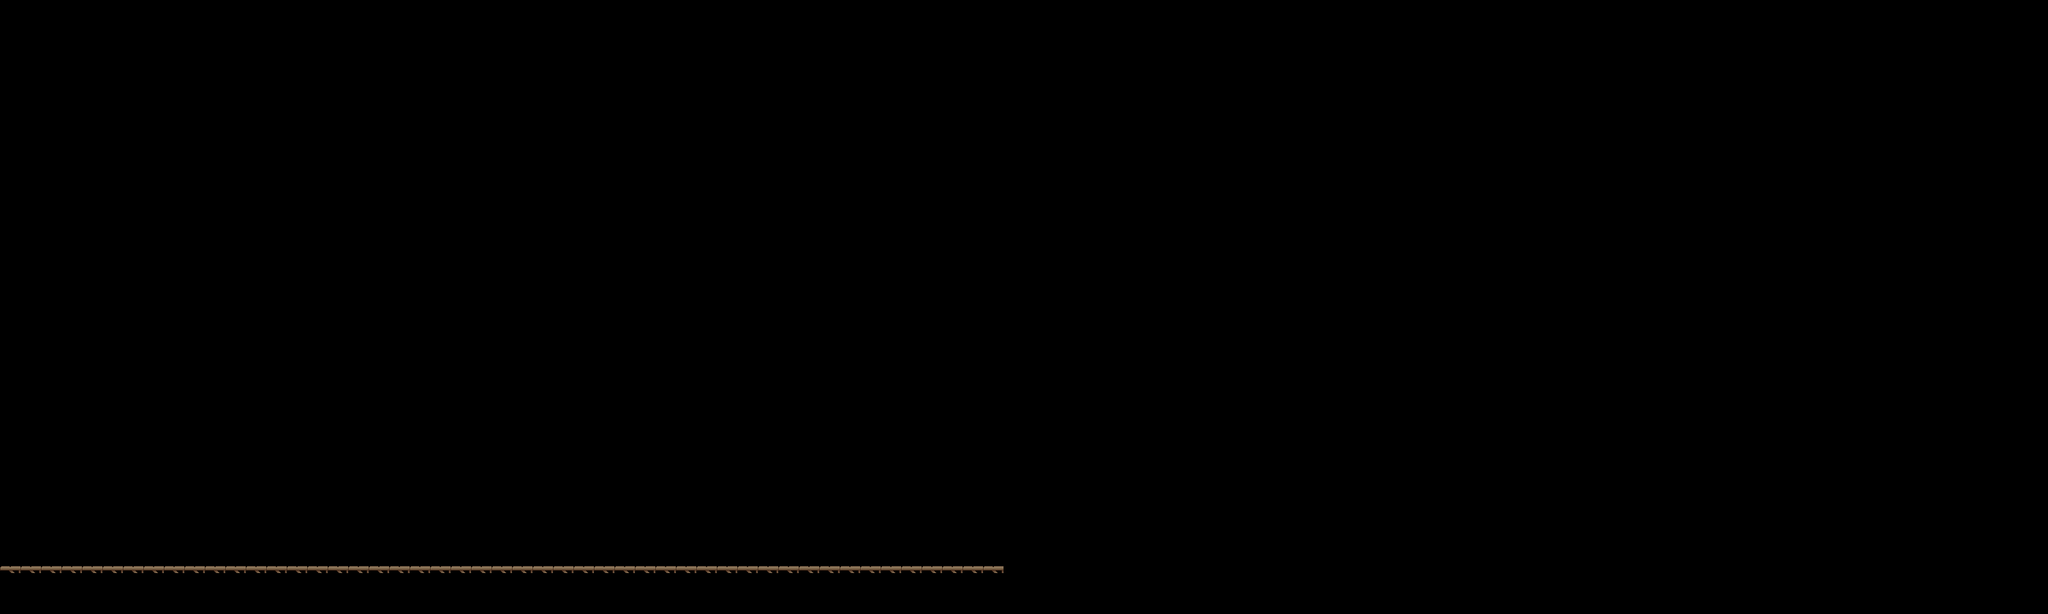

This game map was drawn from its Tiled (.tmx) file and the tilesets committed beside it. A one-line description and the full map source follow:
An orthogonal 100x30 tile map with 32x32 px tiles, 1 tile layer (Calque de Tuiles 1).

<map version="1.10" tiledversion="1.10.2" orientation="orthogonal" renderorder="right-down" width="100" height="30" tilewidth="32" tileheight="32" infinite="0" nextlayerid="2" nextobjectid="1">
 <tileset firstgid="1" name="tilsetduvillage" tilewidth="32" tileheight="32" tilecount="1024" columns="32">
  <image source="Texture/TX Village Props.png" width="1024" height="1024" />
 </tileset>
 <layer id="1" name="Calque de Tuiles 1" width="100" height="30">
  <data encoding="csv">
0,0,0,0,0,0,0,0,0,0,0,0,0,0,0,0,0,0,0,0,0,0,0,0,0,0,0,0,0,0,0,0,0,0,0,0,0,0,0,0,0,0,0,0,0,0,0,0,0,0,0,0,0,0,0,0,0,0,0,0,0,0,0,0,0,0,0,0,0,0,0,0,0,0,0,0,0,0,0,0,0,0,0,0,0,0,0,0,0,0,0,0,0,0,0,0,0,0,0,0,
0,0,0,0,0,0,0,0,0,0,0,0,0,0,0,0,0,0,0,0,0,0,0,0,0,0,0,0,0,0,0,0,0,0,0,0,0,0,0,0,0,0,0,0,0,0,0,0,0,0,0,0,0,0,0,0,0,0,0,0,0,0,0,0,0,0,0,0,0,0,0,0,0,0,0,0,0,0,0,0,0,0,0,0,0,0,0,0,0,0,0,0,0,0,0,0,0,0,0,0,
0,0,0,0,0,0,0,0,0,0,0,0,0,0,0,0,0,0,0,0,0,0,0,0,0,0,0,0,0,0,0,0,0,0,0,0,0,0,0,0,0,0,0,0,0,0,0,0,0,0,0,0,0,0,0,0,0,0,0,0,0,0,0,0,0,0,0,0,0,0,0,0,0,0,0,0,0,0,0,0,0,0,0,0,0,0,0,0,0,0,0,0,0,0,0,0,0,0,0,0,
0,0,0,0,0,0,0,0,0,0,0,0,0,0,0,0,0,0,0,0,0,0,0,0,0,0,0,0,0,0,0,0,0,0,0,0,0,0,0,0,0,0,0,0,0,0,0,0,0,0,0,0,0,0,0,0,0,0,0,0,0,0,0,0,0,0,0,0,0,0,0,0,0,0,0,0,0,0,0,0,0,0,0,0,0,0,0,0,0,0,0,0,0,0,0,0,0,0,0,0,
0,0,0,0,0,0,0,0,0,0,0,0,0,0,0,0,0,0,0,0,0,0,0,0,0,0,0,0,0,0,0,0,0,0,0,0,0,0,0,0,0,0,0,0,0,0,0,0,0,0,0,0,0,0,0,0,0,0,0,0,0,0,0,0,0,0,0,0,0,0,0,0,0,0,0,0,0,0,0,0,0,0,0,0,0,0,0,0,0,0,0,0,0,0,0,0,0,0,0,0,
0,0,0,0,0,0,0,0,0,0,0,0,0,0,0,0,0,0,0,0,0,0,0,0,0,0,0,0,0,0,0,0,0,0,0,0,0,0,0,0,0,0,0,0,0,0,0,0,0,0,0,0,0,0,0,0,0,0,0,0,0,0,0,0,0,0,0,0,0,0,0,0,0,0,0,0,0,0,0,0,0,0,0,0,0,0,0,0,0,0,0,0,0,0,0,0,0,0,0,0,
0,0,0,0,0,0,0,0,0,0,0,0,0,0,0,0,0,0,0,0,0,0,0,0,0,0,0,0,0,0,0,0,0,0,0,0,0,0,0,0,0,0,0,0,0,0,0,0,0,0,0,0,0,0,0,0,0,0,0,0,0,0,0,0,0,0,0,0,0,0,0,0,0,0,0,0,0,0,0,0,0,0,0,0,0,0,0,0,0,0,0,0,0,0,0,0,0,0,0,0,
0,0,0,0,0,0,0,0,0,0,0,0,0,0,0,0,0,0,0,0,0,0,0,0,0,0,0,0,0,0,0,0,0,0,0,0,0,0,0,0,0,0,0,0,0,0,0,0,0,0,0,0,0,0,0,0,0,0,0,0,0,0,0,0,0,0,0,0,0,0,0,0,0,0,0,0,0,0,0,0,0,0,0,0,0,0,0,0,0,0,0,0,0,0,0,0,0,0,0,0,
0,0,0,0,0,0,0,0,0,0,0,0,0,0,0,0,0,0,0,0,0,0,0,0,0,0,0,0,0,0,0,0,0,0,0,0,0,0,0,0,0,0,0,0,0,0,0,0,0,0,0,0,0,0,0,0,0,0,0,0,0,0,0,0,0,0,0,0,0,0,0,0,0,0,0,0,0,0,0,0,0,0,0,0,0,0,0,0,0,0,0,0,0,0,0,0,0,0,0,0,
0,0,0,0,0,0,0,0,0,0,0,0,0,0,0,0,0,0,0,0,0,0,0,0,0,0,0,0,0,0,0,0,0,0,0,0,0,0,0,0,0,0,0,0,0,0,0,0,0,0,0,0,0,0,0,0,0,0,0,0,0,0,0,0,0,0,0,0,0,0,0,0,0,0,0,0,0,0,0,0,0,0,0,0,0,0,0,0,0,0,0,0,0,0,0,0,0,0,0,0,
0,0,0,0,0,0,0,0,0,0,0,0,0,0,0,0,0,0,0,0,0,0,0,0,0,0,0,0,0,0,0,0,0,0,0,0,0,0,0,0,0,0,0,0,0,0,0,0,0,0,0,0,0,0,0,0,0,0,0,0,0,0,0,0,0,0,0,0,0,0,0,0,0,0,0,0,0,0,0,0,0,0,0,0,0,0,0,0,0,0,0,0,0,0,0,0,0,0,0,0,
0,0,0,0,0,0,0,0,0,0,0,0,0,0,0,0,0,0,0,0,0,0,0,0,0,0,0,0,0,0,0,0,0,0,0,0,0,0,0,0,0,0,0,0,0,0,0,0,0,0,0,0,0,0,0,0,0,0,0,0,0,0,0,0,0,0,0,0,0,0,0,0,0,0,0,0,0,0,0,0,0,0,0,0,0,0,0,0,0,0,0,0,0,0,0,0,0,0,0,0,
0,0,0,0,0,0,0,0,0,0,0,0,0,0,0,0,0,0,0,0,0,0,0,0,0,0,0,0,0,0,0,0,0,0,0,0,0,0,0,0,0,0,0,0,0,0,0,0,0,0,0,0,0,0,0,0,0,0,0,0,0,0,0,0,0,0,0,0,0,0,0,0,0,0,0,0,0,0,0,0,0,0,0,0,0,0,0,0,0,0,0,0,0,0,0,0,0,0,0,0,
0,0,0,0,0,0,0,0,0,0,0,0,0,0,0,0,0,0,0,0,0,0,0,0,0,0,0,0,0,0,0,0,0,0,0,0,0,0,0,0,0,0,0,0,0,0,0,0,0,0,0,0,0,0,0,0,0,0,0,0,0,0,0,0,0,0,0,0,0,0,0,0,0,0,0,0,0,0,0,0,0,0,0,0,0,0,0,0,0,0,0,0,0,0,0,0,0,0,0,0,
0,0,0,0,0,0,0,0,0,0,0,0,0,0,0,0,0,0,0,0,0,0,0,0,0,0,0,0,0,0,0,0,0,0,0,0,0,0,0,0,0,0,0,0,0,0,0,0,0,0,0,0,0,0,0,0,0,0,0,0,0,0,0,0,0,0,0,0,0,0,0,0,0,0,0,0,0,0,0,0,0,0,0,0,0,0,0,0,0,0,0,0,0,0,0,0,0,0,0,0,
0,0,0,0,0,0,0,0,0,0,0,0,0,0,0,0,0,0,0,0,0,0,0,0,0,0,0,0,0,0,0,0,0,0,0,0,0,0,0,0,0,0,0,0,0,0,0,0,0,0,0,0,0,0,0,0,0,0,0,0,0,0,0,0,0,0,0,0,0,0,0,0,0,0,0,0,0,0,0,0,0,0,0,0,0,0,0,0,0,0,0,0,0,0,0,0,0,0,0,0,
0,0,0,0,0,0,0,0,0,0,0,0,0,0,0,0,0,0,0,0,0,0,0,0,0,0,0,0,0,0,0,0,0,0,0,0,0,0,0,0,0,0,0,0,0,0,0,0,0,0,0,0,0,0,0,0,0,0,0,0,0,0,0,0,0,0,0,0,0,0,0,0,0,0,0,0,0,0,0,0,0,0,0,0,0,0,0,0,0,0,0,0,0,0,0,0,0,0,0,0,
0,0,0,0,0,0,0,0,0,0,0,0,0,0,0,0,0,0,0,0,0,0,0,0,0,0,0,0,0,0,0,0,0,0,0,0,0,0,0,0,0,0,0,0,0,0,0,0,0,0,0,0,0,0,0,0,0,0,0,0,0,0,0,0,0,0,0,0,0,0,0,0,0,0,0,0,0,0,0,0,0,0,0,0,0,0,0,0,0,0,0,0,0,0,0,0,0,0,0,0,
0,0,0,0,0,0,0,0,0,0,0,0,0,0,0,0,0,0,0,0,0,0,0,0,0,0,0,0,0,0,0,0,0,0,0,0,0,0,0,0,0,0,0,0,0,0,0,0,0,0,0,0,0,0,0,0,0,0,0,0,0,0,0,0,0,0,0,0,0,0,0,0,0,0,0,0,0,0,0,0,0,0,0,0,0,0,0,0,0,0,0,0,0,0,0,0,0,0,0,0,
0,0,0,0,0,0,0,0,0,0,0,0,0,0,0,0,0,0,0,0,0,0,0,0,0,0,0,0,0,0,0,0,0,0,0,0,0,0,0,0,0,0,0,0,0,0,0,0,0,0,0,0,0,0,0,0,0,0,0,0,0,0,0,0,0,0,0,0,0,0,0,0,0,0,0,0,0,0,0,0,0,0,0,0,0,0,0,0,0,0,0,0,0,0,0,0,0,0,0,0,
0,0,0,0,0,0,0,0,0,0,0,0,0,0,0,0,0,0,0,0,0,0,0,0,0,0,0,0,0,0,0,0,0,0,0,0,0,0,0,0,0,0,0,0,0,0,0,0,0,0,0,0,0,0,0,0,0,0,0,0,0,0,0,0,0,0,0,0,0,0,0,0,0,0,0,0,0,0,0,0,0,0,0,0,0,0,0,0,0,0,0,0,0,0,0,0,0,0,0,0,
0,0,0,0,0,0,0,0,0,0,0,0,0,0,0,0,0,0,0,0,0,0,0,0,0,0,0,0,0,0,0,0,0,0,0,0,0,0,0,0,0,0,0,0,0,0,0,0,0,0,0,0,0,0,0,0,0,0,0,0,0,0,0,0,0,0,0,0,0,0,0,0,0,0,0,0,0,0,0,0,0,0,0,0,0,0,0,0,0,0,0,0,0,0,0,0,0,0,0,0,
0,0,0,0,0,0,0,0,0,0,0,0,0,0,0,0,0,0,0,0,0,0,0,0,0,0,0,0,0,0,0,0,0,0,0,0,0,0,0,0,0,0,0,0,0,0,0,0,0,0,0,0,0,0,0,0,0,0,0,0,0,0,0,0,0,0,0,0,0,0,0,0,0,0,0,0,0,0,0,0,0,0,0,0,0,0,0,0,0,0,0,0,0,0,0,0,0,0,0,0,
0,0,0,0,0,0,0,0,0,0,0,0,0,0,0,0,0,0,0,0,0,0,0,0,0,0,0,0,0,0,0,0,0,0,0,0,0,0,0,0,0,0,0,0,0,0,0,0,0,0,0,0,0,0,0,0,0,0,0,0,0,0,0,0,0,0,0,0,0,0,0,0,0,0,0,0,0,0,0,0,0,0,0,0,0,0,0,0,0,0,0,0,0,0,0,0,0,0,0,0,
0,0,0,0,0,0,0,0,0,0,0,0,0,0,0,0,0,0,0,0,0,0,0,0,0,0,0,0,0,0,0,0,0,0,0,0,0,0,0,0,0,0,0,0,0,0,0,0,0,0,0,0,0,0,0,0,0,0,0,0,0,0,0,0,0,0,0,0,0,0,0,0,0,0,0,0,0,0,0,0,0,0,0,0,0,0,0,0,0,0,0,0,0,0,0,0,0,0,0,0,
0,0,0,0,0,0,0,0,0,0,0,0,0,0,0,0,0,0,0,0,0,0,0,0,0,0,0,0,0,0,0,0,0,0,0,0,0,0,0,0,0,0,0,0,0,0,0,0,0,0,0,0,0,0,0,0,0,0,0,0,0,0,0,0,0,0,0,0,0,0,0,0,0,0,0,0,0,0,0,0,0,0,0,0,0,0,0,0,0,0,0,0,0,0,0,0,0,0,0,0,
0,0,0,0,0,0,0,0,0,0,0,0,0,0,0,0,0,0,0,0,0,0,0,0,0,0,0,0,0,0,0,0,0,0,0,0,0,0,0,0,0,0,0,0,0,0,0,0,0,0,0,0,0,0,0,0,0,0,0,0,0,0,0,0,0,0,0,0,0,0,0,0,0,0,0,0,0,0,0,0,0,0,0,0,0,0,0,0,0,0,0,0,0,0,0,0,0,0,0,0,
622,622,622,622,622,622,622,622,622,622,622,622,622,622,622,622,622,622,622,622,622,622,622,622,622,622,622,622,622,622,622,622,622,622,622,622,622,622,622,622,622,622,622,622,622,622,622,622,622,0,0,0,0,0,0,0,0,0,0,0,0,0,0,0,0,0,0,0,0,0,0,0,0,0,0,0,0,0,0,0,0,0,0,0,0,0,0,0,0,0,0,0,0,0,0,0,0,0,0,0,
0,0,0,0,0,0,0,0,0,0,0,0,0,0,0,0,0,0,0,0,0,0,0,0,0,0,0,0,0,0,0,0,0,0,0,0,0,0,0,0,0,0,0,0,0,0,0,0,0,0,0,0,0,0,0,0,0,0,0,0,0,0,0,0,0,0,0,0,0,0,0,0,0,0,0,0,0,0,0,0,0,0,0,0,0,0,0,0,0,0,0,0,0,0,0,0,0,0,0,0,
0,0,0,0,0,0,0,0,0,0,0,0,0,0,0,0,0,0,0,0,0,0,0,0,0,0,0,0,0,0,0,0,0,0,0,0,0,0,0,0,0,0,0,0,0,0,0,0,0,0,0,0,0,0,0,0,0,0,0,0,0,0,0,0,0,0,0,0,0,0,0,0,0,0,0,0,0,0,0,0,0,0,0,0,0,0,0,0,0,0,0,0,0,0,0,0,0,0,0,0
</data>
 </layer>
</map>
